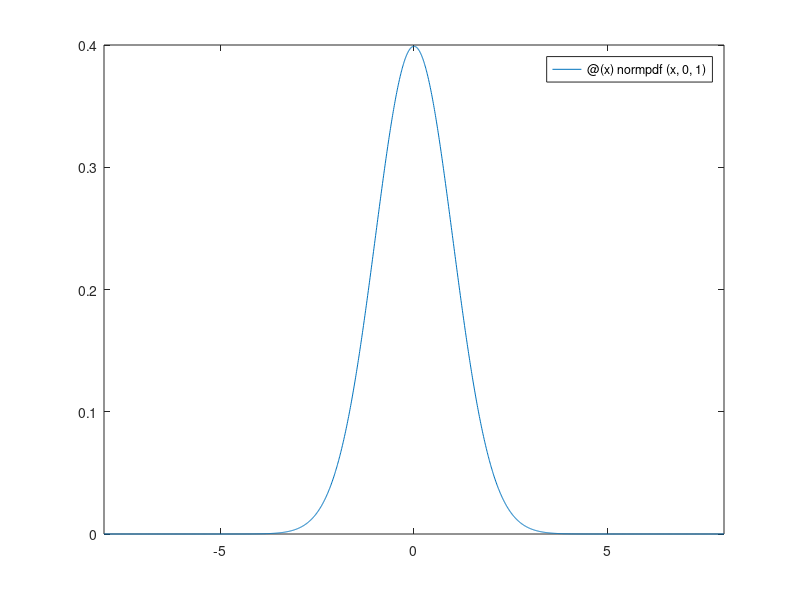
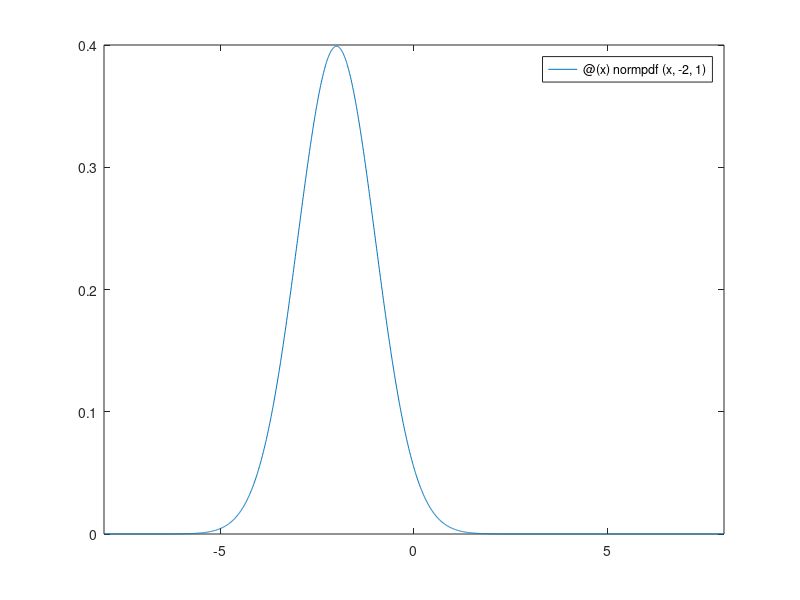
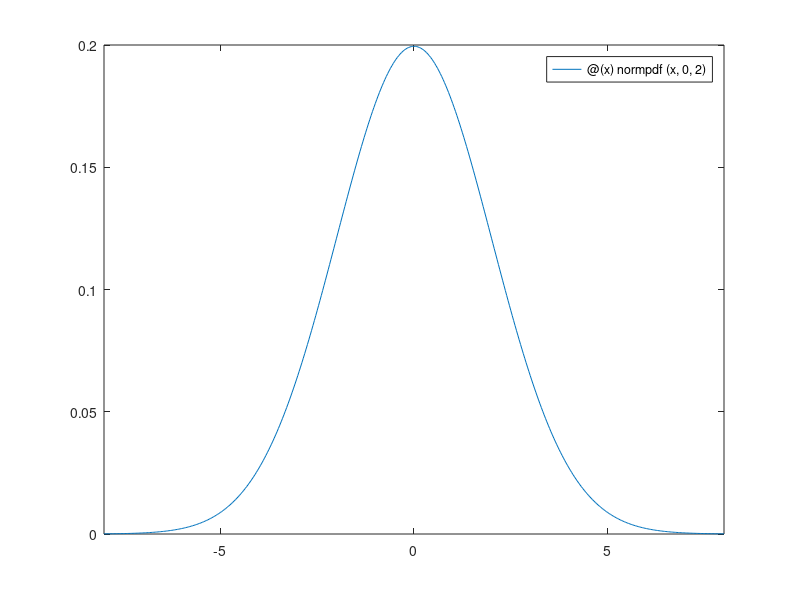

These charts were generated, in order, by the following MATLAB code:
%%%% Aufgabe 2
%% a)

f = @(x) normpdf(x,0,1)
x = [-8,8];

fplot(f,x)

%% b)
figure;
muFunction = @(x) normpdf(x,-2,1);
fplot(muFunction,x)

figure;
sigmaFunction = @(x) normpdf(x,0,2);
fplot(sigmaFunction,x)

% 
% baseFunction = @(x) normpdf(x,0,1);
% muFunction = @(x) normpdf(x,-2,1);
% sigmaFunction = @(x) normpdf(x,0,2);
% x = [-8,8];
% 
% figure;
% subplot(3,1,1);
% fplot(baseFunction,x);
% title('F1: mu = 0, sigma = 1');
% 
% subplot(3,1,2);
% fplot(muFunction,x);
% title('F2: mu = -2, sigma = 1');
% 
% subplot(3,1,3);
% fplot(sigmaFunction,x);
% title('F:3 mu = 0, sigma = 2');

%% c)



%% d)

